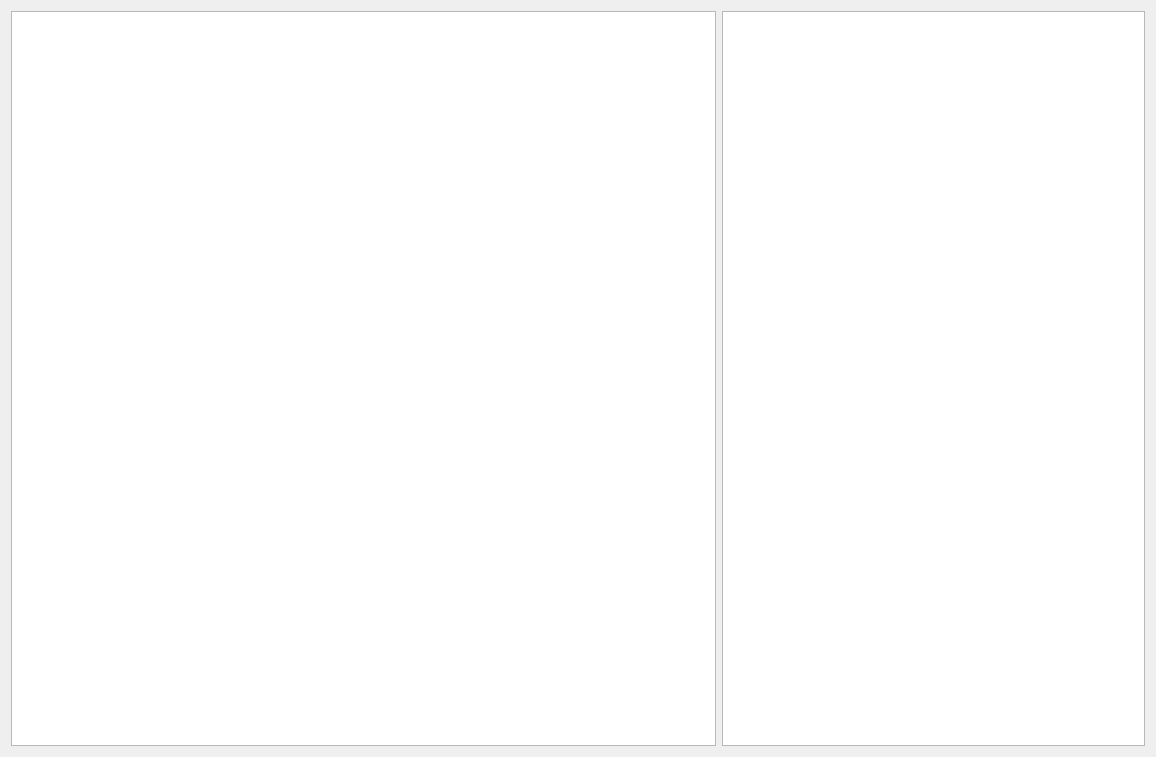
<?xml version="1.0" encoding="UTF-8"?>
<ui version="4.0">
 <class>Scanning</class>
 <widget class="QWidget" name="Scanning">
  <property name="geometry">
   <rect>
    <x>0</x>
    <y>0</y>
    <width>1156</width>
    <height>757</height>
   </rect>
  </property>
  <property name="windowTitle">
   <string>Form</string>
  </property>
  <layout class="QVBoxLayout" name="verticalLayout">
   <item>
    <layout class="QHBoxLayout" name="horizontalLayout" stretch="5,3">
     <item>
      <widget class="QPlainTextEdit" name="MainTextEdit"/>
     </item>
     <item>
      <widget class="QPlainTextEdit" name="subTextEdit"/>
     </item>
    </layout>
   </item>
  </layout>
 </widget>
 <resources/>
 <connections/>
</ui>
